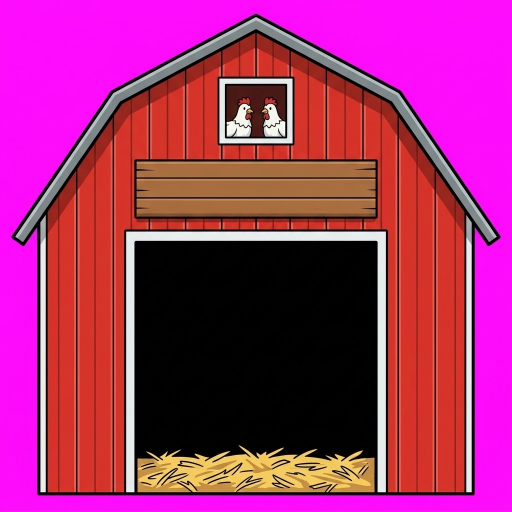
#> input picture sheets/v3/match-the-attached-image-s-art-style-exactly-2-1788525495009-1.png, 1024 x 1024 px, found by its file name (shown at 1/2 size)
$ python cage_art.py
#> lines starting #> are read from the running program, lines starting #| are printed output that depends on the picture
### tools/paths.py
# -*- coding: utf-8 -*-
"""Where the raw generations live, now that they no longer live here.

   The game folder holds what SHIPS plus the scripts that rebuild it. The
   sheets those scripts read -- every Gemini render, the reference art, the
   30-second music masters -- are 145MB of source that the game never loads,
   so they sit with the tool that made them instead:

       Gemini Studio / dgh /  sheets  ref  audio  concept  frames  anim_src

   which is also the DGH section in the Studio dashboard, so a sheet can be
   looked at, re-cut or re-generated from the same place.

   Every cut_*.py reads from SHEETS, every gen_*.py writes into it, and the
   art they produce still lands in art/ and anim/ next to the game. Override
   with DGH_ARCHIVE if the studio ever moves."""
import os

ROOT = os.path.dirname(os.path.dirname(os.path.abspath(__file__)))   # the game

ARCHIVE = os.environ.get('DGH_ARCHIVE') or os.path.join(
    os.path.dirname(ROOT), 'Gemini Prompt Sender', 'dashboard', 'dgh')

SHEETS  = os.path.join(ARCHIVE, 'sheets')      # v2 / v3 / v4, the raw renders
REF     = os.path.join(ARCHIVE, 'ref')         # key art + attachment references
AUDIOSRC= os.path.join(ARCHIVE, 'audio')       # the 192k music masters

def sheets(*parts):
    return os.path.join(SHEETS, *parts)

# [8 lines left out: function need, not called in this run]

### tools/cage_art.py
# -*- coding: utf-8 -*-
"""Cut the intro barn and its cage door, and measure what the game asks of them.

   The old barn was painted in a different, softer style from the map and it
   carried its own farm behind it -- a windmill, a fence and a line of hills
   baked into the picture -- which is why it needed a fade down its right edge
   to hand over to the background, and why that hand-over ghosted. This one is
   the barn ALONE on a magenta field, so the parallax layers simply show behind
   it and there is nothing to blend.

   `CAGE` in index.html is a set of fractions measured off the art rather than
   guessed -- that is what puts the chicken's feet on the straw instead of near
   it -- so this prints them rather than leaving anyone to eyeball:

     dx0 dx1 dy0 dy1   the doorway, found as the dark opening in the wall
     floorFrac         the barn's own ground line
     roof              the apex, where the neighbours perch

     python tools/cage_art.py        # -> sheets/v2/cage_scene.webp, art/cage_door.webp
"""
import os, sys
sys.path.insert(0, os.path.dirname(os.path.abspath(__file__)))
from paths import SHEETS, REF, AUDIOSRC, ROOT as GAME, sheets, need
import os
from PIL import Image

SRC = sheets('v3')
BARN = 'match-the-attached-image-s-art-style-exactly-2-1788525495009-1.png'
DOOR = 'match-the-attached-image-s-art-style-exactly-2-1788523499125-1.png'


def key_magenta(im):
    im = im.convert('RGBA')
    px = im.load()
    w, h = im.size
    def magenta(c):
        return (c[0] > 140 and c[2] > 140 and c[1] < 120
                and (c[0]-c[1]) > 55 and (c[2]-c[1]) > 55)
    for y in range(h):
        for x in range(w):
            if magenta(px[x, y]): px[x, y] = (0, 0, 0, 0)
    for y in range(h):                       # the half-keyed rim reads purple
        for x in range(w):
            c = px[x, y]
            if c[3] and c[0] > c[1] + 45 and c[2] > c[1] + 45:
                g = c[1]
                px[x, y] = (min(c[0], g+35), g, min(c[2], g+35), 200)
    return im


def doorway(im):
    """The dark opening in the wall, as fractions of the image.

       Found by the longest RUN of dark pixels in each row, not by counting
       them: the barn is drawn with a black outline, so every row of it has
       plenty of dark pixels and a count says the doorway is the whole picture.
       A run says otherwise -- only the rows that cross the opening have a
       third of the width in one unbroken stretch."""
    w, h = im.size
    px = im.load()
    def dark(c):
        return c[3] > 200 and max(c[:3]) < 110
    best = []
    for y in range(h):
        run = lo = 0; bestrun = (0, 0)
        for x in range(w):
            if dark(px[x, y]):
                if run == 0: lo = x
                run += 1
                if run > bestrun[0]: bestrun = (run, lo)
            else: run = 0
        best.append(bestrun)
    thr = w*0.18
    ys = [y for y, (r, _) in enumerate(best) if r > thr]
    if not ys: raise SystemExit('no doorway found')
    y0, y1 = min(ys), max(ys)
    x0 = min(best[y][1] for y in ys)
    x1 = max(best[y][1] + best[y][0] for y in ys)
    return x0/w, x1/w, y0/h, y1/h


def main():
    barn = key_magenta(Image.open(os.path.join(SRC, BARN)))
#> in key_magenta, im is the input picture: PIL image 1024x1024 RGBA; mean R, G, B, A 163.5, 44.1, 110.6, 255
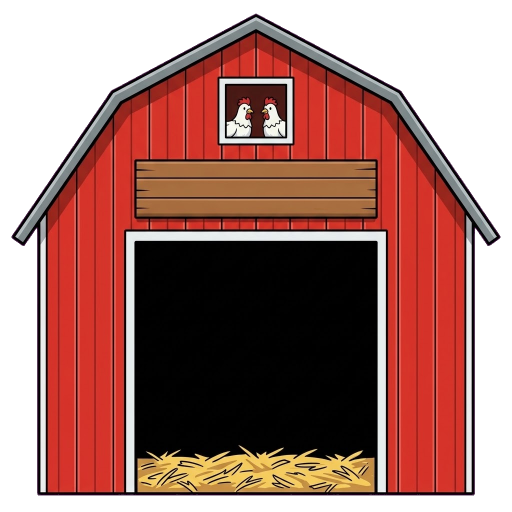
#> barn: PIL image 1024x1024 RGBA (shown at 1/2 size); mean R, G, B, A 85.9, 40.2, 33.5, 176.4; transparent parts drawn white
    b = barn.getbbox(); barn = barn.crop(b)
#> after `b = barn.getbbox()`: b = (23, 27, 1001, 991)
#> after `barn = barn.crop(b)`:
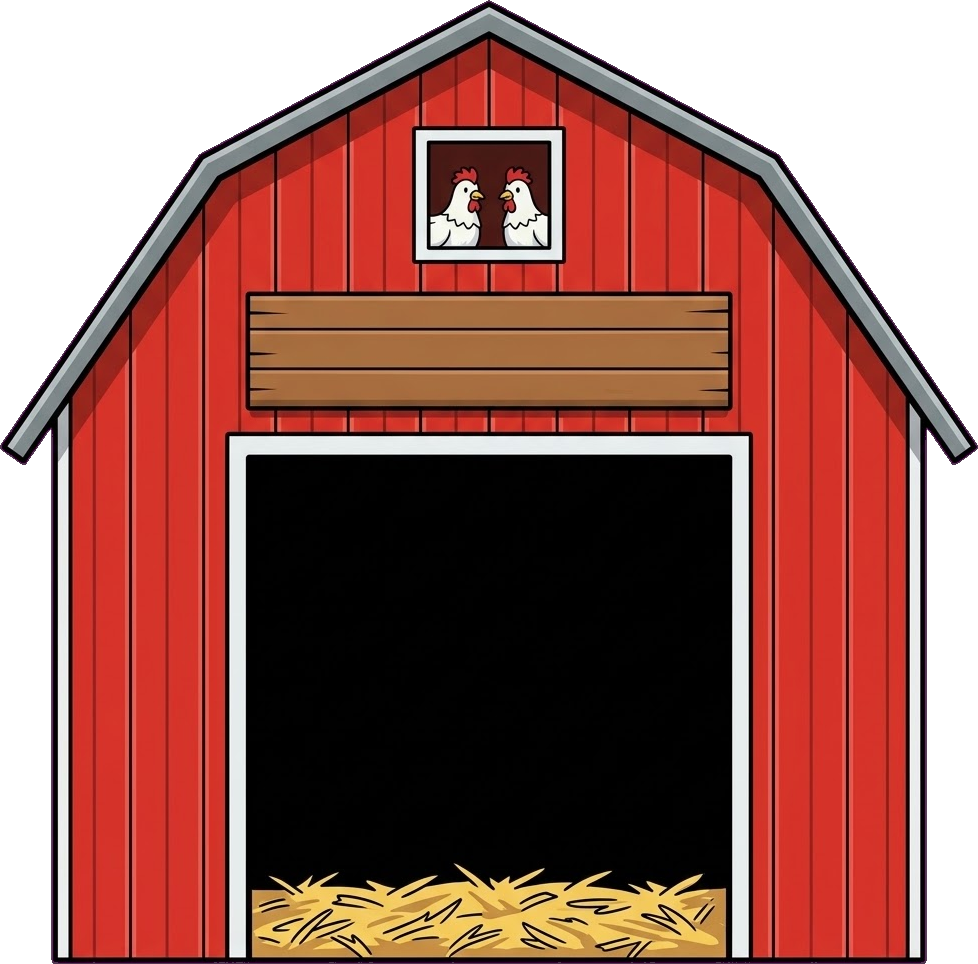
#> barn: PIL image 978x964 RGBA; mean R, G, B, A 95.6, 44.7, 37.3, 196.2; transparent parts drawn white
    w, h = barn.size
#> w = 978; h = 964
    px = barn.load()
    # the apex: the topmost row that has any barn in it, and where its middle is
    top = next(y for y in range(h) if any(px[x, y][3] > 80 for x in range(0, w, 3)))
#> top = 0
    xs = [x for x in range(w) if px[x, top+2][3] > 80] or [w//2]
#> xs = [484, 485, 486, 487, 488, 489, 490, 491, 492, 493]
    barn.save(os.path.join(GAME, 'art', 'cage_scene.webp'), 'WEBP', quality=92, method=6, exact=True)
    dx0, dx1, dy0, dy1 = doorway(barn)
#> dx0 = 0.0542; dx1 = 0.946; dy0 = 0.303; dy1 = 0.997
    print('cage_scene.webp  %dx%d  %d KB' % (w, h, os.path.getsize(os.path.join(GAME, 'art', 'cage_scene.webp'))//1024))
#| cage_scene.webp  978x964  62 KB
    print('  dx0:%.4f, dx1:%.4f,' % (dx0, dx1))
#|   dx0:0.0542, dx1:0.9458,
    print('  dy0:%.4f, dy1:%.4f,' % (dy0, dy1))
#|   dy0:0.3029, dy1:0.9969,
    print('  floorFrac:%.4f,   // the art is trimmed to the barn, so its base IS the ground'
          % 1.0)
    print('  roof:[%.4f, %.4f],' % ((sum(xs)/len(xs))/w, top/float(h)))
#|   roof:[0.4995, 0.0000],

    door = key_magenta(Image.open(os.path.join(SRC, DOOR)))
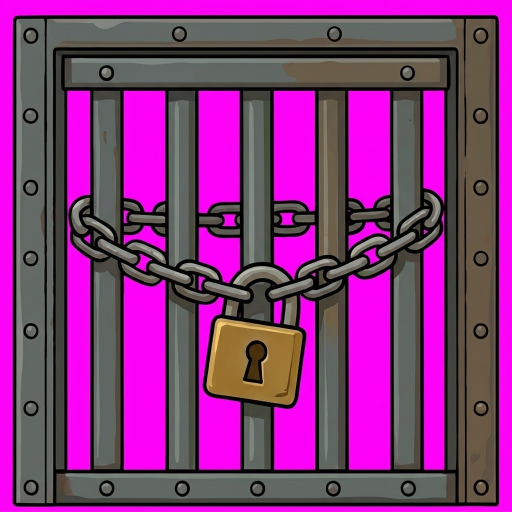
#> input picture sheets/v3/match-the-attached-image-s-art-style-exactly-2-1788523499125-1.png, 1024 x 1024 px, found by its file name (shown at 1/2 size)
#> in key_magenta, im is the input picture: PIL image 1024x1024 RGBA; mean R, G, B, A 132.9, 52.6, 124.9, 255
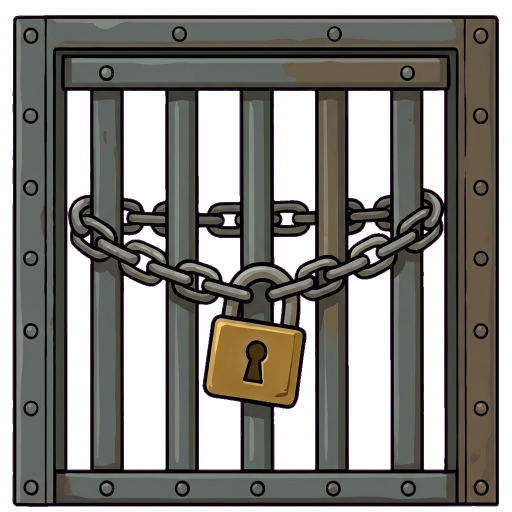
#> door: PIL image 1024x1024 RGBA (shown at 1/2 size); mean R, G, B, A 53, 50.7, 46.5, 172.4; transparent parts drawn white
    d = door.getbbox(); door = door.crop(d)
#> after `d = door.getbbox()`: d = (25, 30, 998, 1014)
#> after `door = door.crop(d)`:
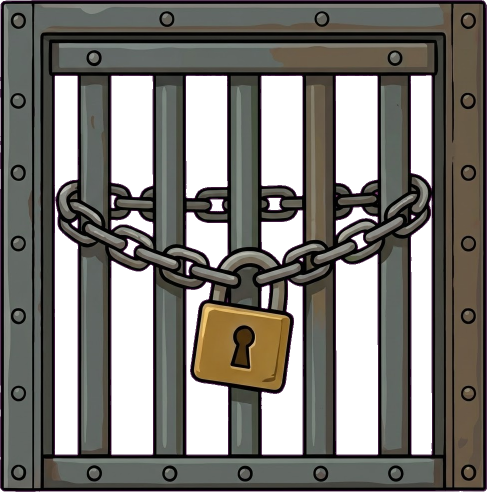
#> door: PIL image 973x984 RGBA (shown at 1/2 size); mean R, G, B, A 58, 55.5, 50.9, 188.8; transparent parts drawn white
    door.save('art/cage_door.webp', 'WEBP', quality=92, method=6, exact=True)
    print('cage_door.webp   %dx%d  %d KB' % (door.width, door.height,
          os.path.getsize('art/cage_door.webp')//1024))
#| cage_door.webp   973x984  77 KB

    # a preview with the measured doorway drawn on, over a sky-ish blue
    from PIL import ImageDraw
    pv = Image.new('RGB', barn.size, (86, 168, 232))
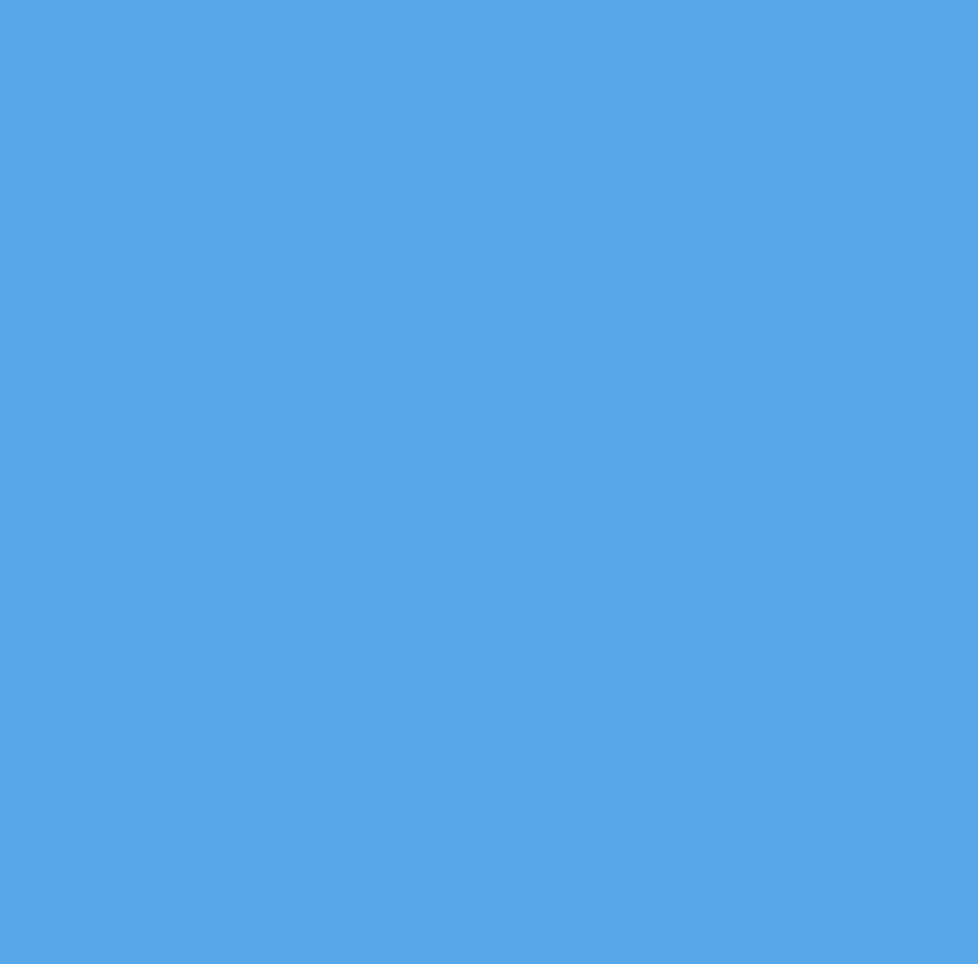
#> pv: PIL image 978x964 RGB; mean R, G, B 86, 168, 232
    pv.paste(barn, (0, 0), barn)
    dr = ImageDraw.Draw(pv)
    dr.rectangle([dx0*w, dy0*h, dx1*w, dy1*h], outline=(255, 0, 170), width=4)
    pv.save('_cage_measured.png')
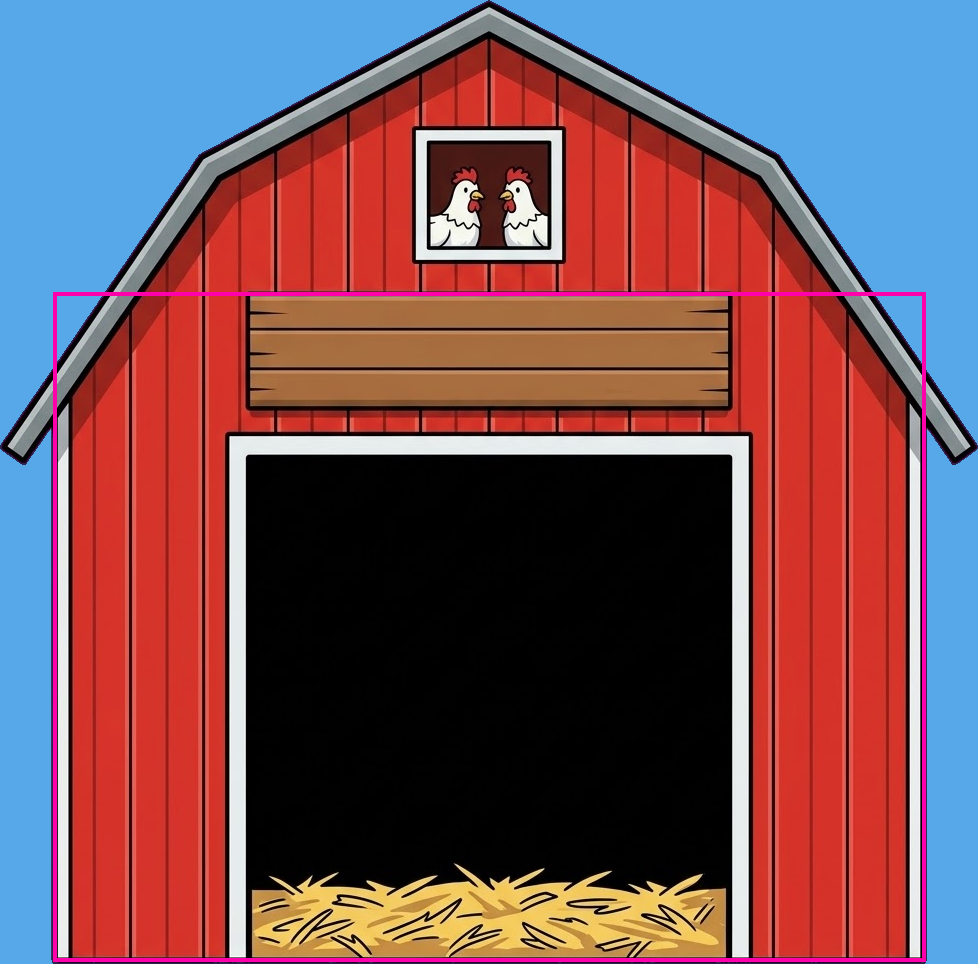
#> saved as _cage_measured.png: PIL image 978x964 RGB; mean R, G, B 118.2, 83.1, 92.4


if __name__ == '__main__':
    main()
